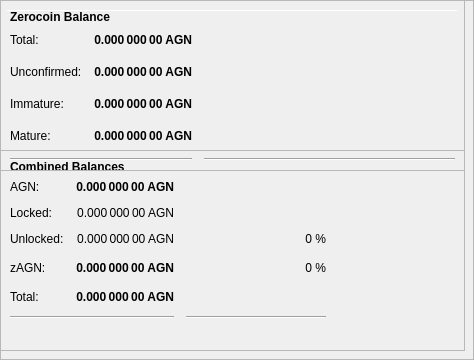
        <widget class="QFrame" name="frameObfuscation">
         <property name="minimumSize">
          <size>
           <width>0</width>
           <height>350</height>
          </size>
         </property>
         <property name="layoutDirection">
          <enum>Qt::LeftToRight</enum>
         </property>
         <property name="frameShape">
          <enum>QFrame::StyledPanel</enum>
         </property>
         <property name="frameShadow">
          <enum>QFrame::Raised</enum>
         </property>
         <widget class="QPushButton" name="runAutoDenom">
          <property name="geometry">
           <rect>
            <x>251</x>
            <y>17</y>
            <width>1</width>
            <height>1</height>
           </rect>
          </property>
          <property name="palette">
           <palette>
            <active>
             <colorrole role="WindowText">
              <brush brushstyle="SolidPattern">
               <color alpha="255">
                <red>0</red>
                <green>0</green>
                <blue>0</blue>
               </color>
              </brush>
             </colorrole>
             <colorrole role="Button">
              <brush brushstyle="SolidPattern">
               <color alpha="255">
                <red>239</red>
                <green>238</green>
                <blue>238</blue>
               </color>
              </brush>
             </colorrole>
             <colorrole role="Light">
              <brush brushstyle="SolidPattern">
               <color alpha="255">
                <red>255</red>
                <green>255</green>
                <blue>255</blue>
               </color>
              </brush>
             </colorrole>
             <colorrole role="Midlight">
              <brush brushstyle="SolidPattern">
               <color alpha="255">
                <red>247</red>
                <green>246</green>
                <blue>246</blue>
               </color>
              </brush>
             </colorrole>
             <colorrole role="Dark">
              <brush brushstyle="SolidPattern">
               <color alpha="255">
                <red>119</red>
                <green>119</green>
                <blue>119</blue>
               </color>
              </brush>
             </colorrole>
             <colorrole role="Mid">
              <brush brushstyle="SolidPattern">
               <color alpha="255">
                <red>159</red>
                <green>159</green>
                <blue>159</blue>
               </color>
              </brush>
             </colorrole>
             <colorrole role="Text">
              <brush brushstyle="SolidPattern">
               <color alpha="255">
                <red>0</red>
                <green>0</green>
                <blue>0</blue>
               </color>
              </brush>
             </colorrole>
             <colorrole role="BrightText">
              <brush brushstyle="SolidPattern">
               <color alpha="255">
                <red>255</red>
                <green>255</green>
                <blue>255</blue>
               </color>
              </brush>
             </colorrole>
             <colorrole role="ButtonText">
              <brush brushstyle="SolidPattern">
               <color alpha="255">
                <red>0</red>
                <green>0</green>
                <blue>0</blue>
               </color>
              </brush>
             </colorrole>
             <colorrole role="Base">
              <brush brushstyle="SolidPattern">
               <color alpha="255">
                <red>255</red>
                <green>255</green>
                <blue>255</blue>
               </color>
              </brush>
             </colorrole>
             <colorrole role="Window">
              <brush brushstyle="SolidPattern">
               <color alpha="255">
                <red>239</red>
                <green>238</green>
                <blue>238</blue>
               </color>
              </brush>
             </colorrole>
             <colorrole role="Shadow">
              <brush brushstyle="SolidPattern">
               <color alpha="255">
                <red>0</red>
                <green>0</green>
                <blue>0</blue>
               </color>
              </brush>
             </colorrole>
             <colorrole role="AlternateBase">
              <brush brushstyle="SolidPattern">
               <color alpha="255">
                <red>247</red>
                <green>246</green>
                <blue>246</blue>
               </color>
              </brush>
             </colorrole>
             <colorrole role="ToolTipBase">
              <brush brushstyle="SolidPattern">
               <color alpha="255">
                <red>255</red>
                <green>255</green>
                <blue>220</blue>
               </color>
              </brush>
             </colorrole>
             <colorrole role="ToolTipText">
              <brush brushstyle="SolidPattern">
               <color alpha="255">
                <red>0</red>
                <green>0</green>
                <blue>0</blue>
               </color>
              </brush>
             </colorrole>
            </active>
            <inactive>
             <colorrole role="WindowText">
              <brush brushstyle="SolidPattern">
               <color alpha="255">
                <red>0</red>
                <green>0</green>
                <blue>0</blue>
               </color>
              </brush>
             </colorrole>
             <colorrole role="Button">
              <brush brushstyle="SolidPattern">
               <color alpha="255">
                <red>239</red>
                <green>238</green>
                <blue>238</blue>
               </color>
              </brush>
             </colorrole>
             <colorrole role="Light">
              <brush brushstyle="SolidPattern">
               <color alpha="255">
                <red>255</red>
                <green>255</green>
                <blue>255</blue>
               </color>
              </brush>
             </colorrole>
             <colorrole role="Midlight">
              <brush brushstyle="SolidPattern">
               <color alpha="255">
                <red>247</red>
                <green>246</green>
                <blue>246</blue>
               </color>
              </brush>
             </colorrole>
             <colorrole role="Dark">
              <brush brushstyle="SolidPattern">
               <color alpha="255">
                <red>119</red>
                <green>119</green>
                <blue>119</blue>
               </color>
              </brush>
             </colorrole>
             <colorrole role="Mid">
              <brush brushstyle="SolidPattern">
               <color alpha="255">
                <red>159</red>
                <green>159</green>
                <blue>159</blue>
               </color>
              </brush>
             </colorrole>
             <colorrole role="Text">
              <brush brushstyle="SolidPattern">
               <color alpha="255">
                <red>0</red>
                <green>0</green>
                <blue>0</blue>
               </color>
              </brush>
             </colorrole>
             <colorrole role="BrightText">
              <brush brushstyle="SolidPattern">
               <color alpha="255">
                <red>255</red>
                <green>255</green>
                <blue>255</blue>
               </color>
              </brush>
             </colorrole>
             <colorrole role="ButtonText">
              <brush brushstyle="SolidPattern">
               <color alpha="255">
                <red>0</red>
                <green>0</green>
                <blue>0</blue>
               </color>
              </brush>
             </colorrole>
             <colorrole role="Base">
              <brush brushstyle="SolidPattern">
               <color alpha="255">
                <red>255</red>
                <green>255</green>
                <blue>255</blue>
               </color>
              </brush>
             </colorrole>
             <colorrole role="Window">
              <brush brushstyle="SolidPattern">
               <color alpha="255">
                <red>239</red>
                <green>238</green>
                <blue>238</blue>
               </color>
              </brush>
             </colorrole>
             <colorrole role="Shadow">
              <brush brushstyle="SolidPattern">
               <color alpha="255">
                <red>0</red>
                <green>0</green>
                <blue>0</blue>
               </color>
              </brush>
             </colorrole>
             <colorrole role="AlternateBase">
              <brush brushstyle="SolidPattern">
               <color alpha="255">
                <red>247</red>
                <green>246</green>
                <blue>246</blue>
               </color>
              </brush>
             </colorrole>
             <colorrole role="ToolTipBase">
              <brush brushstyle="SolidPattern">
               <color alpha="255">
                <red>255</red>
                <green>255</green>
                <blue>220</blue>
               </color>
              </brush>
             </colorrole>
             <colorrole role="ToolTipText">
              <brush brushstyle="SolidPattern">
               <color alpha="255">
                <red>0</red>
                <green>0</green>
                <blue>0</blue>
               </color>
              </brush>
             </colorrole>
            </inactive>
            <disabled>
             <colorrole role="WindowText">
              <brush brushstyle="SolidPattern">
               <color alpha="255">
                <red>119</red>
                <green>119</green>
                <blue>119</blue>
               </color>
              </brush>
             </colorrole>
             <colorrole role="Button">
              <brush brushstyle="SolidPattern">
               <color alpha="255">
                <red>239</red>
                <green>238</green>
                <blue>238</blue>
               </color>
              </brush>
             </colorrole>
             <colorrole role="Light">
              <brush brushstyle="SolidPattern">
               <color alpha="255">
                <red>255</red>
                <green>255</green>
                <blue>255</blue>
               </color>
              </brush>
             </colorrole>
             <colorrole role="Midlight">
              <brush brushstyle="SolidPattern">
               <color alpha="255">
                <red>247</red>
                <green>246</green>
                <blue>246</blue>
               </color>
              </brush>
             </colorrole>
             <colorrole role="Dark">
              <brush brushstyle="SolidPattern">
               <color alpha="255">
                <red>119</red>
                <green>119</green>
                <blue>119</blue>
               </color>
              </brush>
             </colorrole>
             <colorrole role="Mid">
              <brush brushstyle="SolidPattern">
               <color alpha="255">
                <red>159</red>
                <green>159</green>
                <blue>159</blue>
               </color>
              </brush>
             </colorrole>
             <colorrole role="Text">
              <brush brushstyle="SolidPattern">
               <color alpha="255">
                <red>119</red>
                <green>119</green>
                <blue>119</blue>
               </color>
              </brush>
             </colorrole>
             <colorrole role="BrightText">
              <brush brushstyle="SolidPattern">
               <color alpha="255">
                <red>255</red>
                <green>255</green>
                <blue>255</blue>
               </color>
              </brush>
             </colorrole>
             <colorrole role="ButtonText">
              <brush brushstyle="SolidPattern">
               <color alpha="255">
                <red>119</red>
                <green>119</green>
                <blue>119</blue>
               </color>
              </brush>
             </colorrole>
             <colorrole role="Base">
              <brush brushstyle="SolidPattern">
               <color alpha="255">
                <red>239</red>
                <green>238</green>
                <blue>238</blue>
               </color>
              </brush>
             </colorrole>
             <colorrole role="Window">
              <brush brushstyle="SolidPattern">
               <color alpha="255">
                <red>239</red>
                <green>238</green>
                <blue>238</blue>
               </color>
              </brush>
             </colorrole>
             <colorrole role="Shadow">
              <brush brushstyle="SolidPattern">
               <color alpha="255">
                <red>0</red>
                <green>0</green>
                <blue>0</blue>
               </color>
              </brush>
             </colorrole>
             <colorrole role="AlternateBase">
              <brush brushstyle="SolidPattern">
               <color alpha="255">
                <red>239</red>
                <green>238</green>
                <blue>238</blue>
               </color>
              </brush>
             </colorrole>
             <colorrole role="ToolTipBase">
              <brush brushstyle="SolidPattern">
               <color alpha="255">
                <red>255</red>
                <green>255</green>
                <blue>220</blue>
               </color>
              </brush>
             </colorrole>
             <colorrole role="ToolTipText">
              <brush brushstyle="SolidPattern">
               <color alpha="255">
                <red>0</red>
                <green>0</green>
                <blue>0</blue>
               </color>
              </brush>
             </colorrole>
            </disabled>
           </palette>
          </property>
          <property name="focusPolicy">
           <enum>Qt::NoFocus</enum>
          </property>
          <property name="autoFillBackground">
           <bool>true</bool>
          </property>
          <property name="text">
           <string/>
          </property>
          <property name="flat">
           <bool>true</bool>
          </property>
         </widget>
         <widget class="Line" name="line">
          <property name="geometry">
           <rect>
            <x>7</x>
            <y>10</y>
            <width>451</width>
            <height>1</height>
           </rect>
          </property>
          <property name="orientation">
           <enum>Qt::Horizontal</enum>
          </property>
         </widget>
         <widget class="QFrame" name="frame_3">
          <property name="geometry">
           <rect>
            <x>0</x>
            <y>150</y>
            <width>465</width>
            <height>201</height>
           </rect>
          </property>
          <property name="frameShape">
           <enum>QFrame::StyledPanel</enum>
          </property>
          <property name="frameShadow">
           <enum>QFrame::Raised</enum>
          </property>
          <layout class="QVBoxLayout" name="verticalLayout_5">
           <item>
            <layout class="QHBoxLayout" name="horizontalLayout_5" stretch="0">
             <item>
              <widget class="QLabel" name="label_5z">
               <property name="maximumSize">
                <size>
                 <width>16777215</width>
                 <height>20</height>
                </size>
               </property>
               <property name="font">
                <font>
                 <weight>75</weight>
                 <bold>true</bold>
                </font>
               </property>
               <property name="toolTip">
                <string>Combined Balances (including unconfirmed and immature coins)</string>
               </property>
               <property name="text">
                <string>&lt;html&gt;&lt;head/&gt;&lt;body&gt;&lt;p&gt;Combined Balances&lt;/p&gt;&lt;/body&gt;&lt;/html&gt;</string>
               </property>
              </widget>
             </item>
            </layout>
           </item>
           <item>
            <layout class="QGridLayout" name="gridLayout_3">
             <property name="spacing">
              <number>12</number>
             </property>
             <item row="7" column="0" colspan="2">
              <widget class="Line" name="lineSpendableBalance_3">
               <property name="orientation">
                <enum>Qt::Horizontal</enum>
               </property>
              </widget>
             </item>
             <item row="7" column="2">
              <widget class="Line" name="lineWatchBalance_3">
               <property name="sizePolicy">
                <sizepolicy hsizetype="Preferred" vsizetype="Fixed">
                 <horstretch>0</horstretch>
                 <verstretch>0</verstretch>
                </sizepolicy>
               </property>
               <property name="minimumSize">
                <size>
                 <width>140</width>
                 <height>0</height>
                </size>
               </property>
               <property name="orientation">
                <enum>Qt::Horizontal</enum>
               </property>
              </widget>
             </item>
             <item row="4" column="1">
              <widget class="QLabel" name="labelzBalancez">
               <property name="font">
                <font>
                 <weight>75</weight>
                 <bold>true</bold>
                </font>
               </property>
               <property name="cursor">
                <cursorShape>IBeamCursor</cursorShape>
               </property>
               <property name="toolTip">
                <string>Total of transactions that have yet to be confirmed, and do not yet count toward the spendable balance</string>
               </property>
               <property name="text">
                <string notr="true">0.000 000 00 AGN</string>
               </property>
               <property name="alignment">
                <set>Qt::AlignRight|Qt::AlignTrailing|Qt::AlignVCenter</set>
               </property>
               <property name="textInteractionFlags">
                <set>Qt::LinksAccessibleByMouse|Qt::TextSelectableByKeyboard|Qt::TextSelectableByMouse</set>
               </property>
              </widget>
             </item>
             <item row="6" column="1">
              <widget class="QLabel" name="labelTotalz">
               <property name="font">
                <font>
                 <weight>75</weight>
                 <bold>true</bold>
                </font>
               </property>
               <property name="cursor">
                <cursorShape>IBeamCursor</cursorShape>
               </property>
               <property name="toolTip">
                <string>Total Balance, including unconfirmed and immature coins.</string>
               </property>
               <property name="text">
                <string notr="true">0.000 000 00 AGN</string>
               </property>
               <property name="alignment">
                <set>Qt::AlignRight|Qt::AlignTrailing|Qt::AlignVCenter</set>
               </property>
               <property name="textInteractionFlags">
                <set>Qt::LinksAccessibleByMouse|Qt::TextSelectableByKeyboard|Qt::TextSelectableByMouse</set>
               </property>
              </widget>
             </item>
             <item row="4" column="3">
              <spacer name="horizontalSpacer_6">
               <property name="orientation">
                <enum>Qt::Horizontal</enum>
               </property>
               <property name="sizeHint" stdset="0">
                <size>
                 <width>40</width>
                 <height>20</height>
                </size>
               </property>
              </spacer>
             </item>
             <item row="6" column="0">
              <widget class="QLabel" name="labelTotalTextz">
               <property name="text">
                <string>Total:</string>
               </property>
              </widget>
             </item>
             <item row="1" column="0">
              <widget class="QLabel" name="labelBalanceTextz">
               <property name="text">
                <string>AGN:</string>
               </property>
              </widget>
             </item>
             <item row="1" column="1">
              <widget class="QLabel" name="labelBalancez">
               <property name="font">
                <font>
                 <weight>75</weight>
                 <bold>true</bold>
                </font>
               </property>
               <property name="cursor">
                <cursorShape>IBeamCursor</cursorShape>
               </property>
               <property name="toolTip">
                <string>Your current spendable balance</string>
               </property>
               <property name="text">
                <string notr="true">0.000 000 00 AGN</string>
               </property>
               <property name="alignment">
                <set>Qt::AlignRight|Qt::AlignTrailing|Qt::AlignVCenter</set>
               </property>
               <property name="textInteractionFlags">
                <set>Qt::LinksAccessibleByMouse|Qt::TextSelectableByKeyboard|Qt::TextSelectableByMouse</set>
               </property>
              </widget>
             </item>
             <item row="4" column="0">
              <widget class="QLabel" name="labelzBalanceTextz">
               <property name="toolTip">
                <string/>
               </property>
               <property name="text">
                <string>zAGN:</string>
               </property>
              </widget>
             </item>
             <item row="4" column="2">
              <widget class="QLabel" name="labelzAGNPercent">
               <property name="toolTip">
                <string>Current percentage of zAGN.
If AutoMint is enabled this percentage will settle around the configured AutoMint percentage (default = 10%)</string>
               </property>
               <property name="text">
                <string>0 %</string>
               </property>
               <property name="alignment">
                <set>Qt::AlignRight|Qt::AlignTrailing|Qt::AlignVCenter</set>
               </property>
              </widget>
             </item>
             <item row="6" column="2">
              <widget class="QLabel" name="label100Percent">
               <property name="text">
                <string/>
               </property>
               <property name="alignment">
                <set>Qt::AlignRight|Qt::AlignTrailing|Qt::AlignVCenter</set>
               </property>
              </widget>
             </item>
             <item row="2" column="1">
              <widget class="QLabel" name="labelLockedBalance">
               <property name="toolTip">
                <string>Locked AGN or Masternode collaterals. These are excluded from zAGN minting.</string>
               </property>
               <property name="text">
                <string>0.000 000 00 AGN</string>
               </property>
               <property name="alignment">
                <set>Qt::AlignRight|Qt::AlignTrailing|Qt::AlignVCenter</set>
               </property>
              </widget>
             </item>
             <item row="2" column="0">
              <widget class="QLabel" name="labelLockedBalanceText">
               <property name="toolTip">
                <string>Locked AGN or Masternode collaterals. These are excluded from zAGN minting.</string>
               </property>
               <property name="text">
                <string>Locked:</string>
               </property>
              </widget>
             </item>
             <item row="3" column="0">
              <widget class="QLabel" name="labelUnLockedBalanceText">
               <property name="toolTip">
                <string>Unlocked AGNs. These can be used for zAGN minting.</string>
               </property>
               <property name="text">
                <string>Unlocked:</string>
               </property>
              </widget>
             </item>
             <item row="3" column="1">
              <widget class="QLabel" name="labelUnLockedBalance">
               <property name="toolTip">
                <string>Unlocked AGNs. These can be used for zAGN minting.</string>
               </property>
               <property name="text">
                <string>0.000 000 00 AGN</string>
               </property>
               <property name="alignment">
                <set>Qt::AlignRight|Qt::AlignTrailing|Qt::AlignVCenter</set>
               </property>
              </widget>
             </item>
             <item row="3" column="2">
              <widget class="QLabel" name="labelAGNPercent">
               <property name="text">
                <string>0 %</string>
               </property>
               <property name="alignment">
                <set>Qt::AlignRight|Qt::AlignTrailing|Qt::AlignVCenter</set>
               </property>
              </widget>
             </item>
            </layout>
           </item>
           <item>
            <spacer name="verticalSpacer">
             <property name="orientation">
              <enum>Qt::Vertical</enum>
             </property>
             <property name="sizeHint" stdset="0">
              <size>
               <width>20</width>
               <height>40</height>
              </size>
             </property>
            </spacer>
           </item>
          </layout>
         </widget>
         <widget class="QFrame" name="frame_4">
          <property name="geometry">
           <rect>
            <x>0</x>
            <y>0</y>
            <width>465</width>
            <height>171</height>
           </rect>
          </property>
          <property name="frameShape">
           <enum>QFrame::StyledPanel</enum>
          </property>
          <property name="frameShadow">
           <enum>QFrame::Raised</enum>
          </property>
          <layout class="QVBoxLayout" name="verticalLayout_7">
           <item>
            <layout class="QHBoxLayout" name="horizontalLayout_8" stretch="0">
             <item>
              <widget class="QLabel" name="label_5z_3">
               <property name="maximumSize">
                <size>
                 <width>16777215</width>
                 <height>20</height>
                </size>
               </property>
               <property name="font">
                <font>
                 <weight>75</weight>
                 <bold>true</bold>
                </font>
               </property>
               <property name="text">
                <string>Zerocoin Balance</string>
               </property>
              </widget>
             </item>
            </layout>
           </item>
           <item>
            <layout class="QGridLayout" name="gridLayout_5">
             <property name="spacing">
              <number>12</number>
             </property>
             <item row="4" column="0">
              <widget class="QLabel" name="labelzBalanceMatureText">
               <property name="toolTip">
                <string>Mature: more than 20 confirmation and more than 3 mints of the same denomination after it was minted.
These zAGN are spendable.</string>
               </property>
               <property name="text">
                <string>Mature:</string>
               </property>
              </widget>
             </item>
             <item row="5" column="0" colspan="2">
              <widget class="Line" name="lineSpendableBalance_5">
               <property name="orientation">
                <enum>Qt::Horizontal</enum>
               </property>
              </widget>
             </item>
             <item row="1" column="1">
              <widget class="QLabel" name="labelzBalance">
               <property name="font">
                <font>
                 <weight>75</weight>
                 <bold>true</bold>
                </font>
               </property>
               <property name="cursor">
                <cursorShape>IBeamCursor</cursorShape>
               </property>
               <property name="toolTip">
                <string>All available zAGN, unconfirmed and immature zAGN included.</string>
               </property>
               <property name="text">
                <string notr="true">0.000 000 00 AGN</string>
               </property>
               <property name="alignment">
                <set>Qt::AlignRight|Qt::AlignTrailing|Qt::AlignVCenter</set>
               </property>
               <property name="textInteractionFlags">
                <set>Qt::LinksAccessibleByMouse|Qt::TextSelectableByKeyboard|Qt::TextSelectableByMouse</set>
               </property>
              </widget>
             </item>
             <item row="5" column="2">
              <widget class="Line" name="lineWatchBalance_5">
               <property name="sizePolicy">
                <sizepolicy hsizetype="Preferred" vsizetype="Fixed">
                 <horstretch>0</horstretch>
                 <verstretch>0</verstretch>
                </sizepolicy>
               </property>
               <property name="minimumSize">
                <size>
                 <width>140</width>
                 <height>0</height>
                </size>
               </property>
               <property name="orientation">
                <enum>Qt::Horizontal</enum>
               </property>
              </widget>
             </item>
             <item row="1" column="0">
              <widget class="QLabel" name="labelzBalanceText">
               <property name="toolTip">
                <string>All available zAGN, unconfirmed and immature zAGN included.</string>
               </property>
               <property name="text">
                <string>Total:</string>
               </property>
              </widget>
             </item>
             <item row="1" column="2">
              <spacer name="horizontalSpacer_8">
               <property name="orientation">
                <enum>Qt::Horizontal</enum>
               </property>
               <property name="sizeHint" stdset="0">
                <size>
                 <width>40</width>
                 <height>20</height>
                </size>
               </property>
              </spacer>
             </item>
             <item row="4" column="2">
              <spacer name="horizontalSpacer_4">
               <property name="orientation">
                <enum>Qt::Horizontal</enum>
               </property>
               <property name="sizeHint" stdset="0">
                <size>
                 <width>40</width>
                 <height>20</height>
                </size>
               </property>
              </spacer>
             </item>
             <item row="4" column="1">
              <widget class="QLabel" name="labelzBalanceMature">
               <property name="font">
                <font>
                 <weight>75</weight>
                 <bold>true</bold>
                </font>
               </property>
               <property name="toolTip">
                <string>Mature: more than 20 confirmation and more than 3 mints of the same denomination after it was minted.
These zAGN are spendable.</string>
               </property>
               <property name="text">
                <string>0.000 000 00 AGN</string>
               </property>
               <property name="alignment">
                <set>Qt::AlignRight|Qt::AlignTrailing|Qt::AlignVCenter</set>
               </property>
              </widget>
             </item>
             <item row="2" column="0">
              <widget class="QLabel" name="labelzBalanceUnconfirmedText">
               <property name="toolTip">
                <string>Unconfirmed: less than 20 confirmations
Immature: confirmed, but less than 3 mints of the same denomination after it was minted</string>
               </property>
               <property name="text">
                <string>Unconfirmed:</string>
               </property>
              </widget>
             </item>
             <item row="2" column="1">
              <widget class="QLabel" name="labelzBalanceUnconfirmed">
               <property name="font">
                <font>
                 <weight>75</weight>
                 <bold>true</bold>
                </font>
               </property>
               <property name="toolTip">
                <string>Unconfirmed: less than 20 confirmations
Immature: confirmed, but less than 3 mints of the same denomination after it was minted</string>
               </property>
               <property name="text">
                <string>0.000 000 00 AGN</string>
               </property>
               <property name="alignment">
                <set>Qt::AlignRight|Qt::AlignTrailing|Qt::AlignVCenter</set>
               </property>
              </widget>
             </item>
             <item row="2" column="2">
              <spacer name="horizontalSpacer_5">
               <property name="orientation">
                <enum>Qt::Horizontal</enum>
               </property>
               <property name="sizeHint" stdset="0">
                <size>
                 <width>40</width>
                 <height>20</height>
                </size>
               </property>
              </spacer>
             </item>
             <item row="3" column="0">
              <widget class="QLabel" name="labelzBalanceImmatureText">
               <property name="toolTip">
                <string>Unconfirmed: less than 20 confirmations
Immature: confirmed, but less than 3 mints of the same denomination after it was minted</string>
               </property>
               <property name="text">
                <string>Immature:</string>
               </property>
              </widget>
             </item>
             <item row="3" column="1">
              <widget class="QLabel" name="labelzBalanceImmature">
               <property name="font">
                <font>
                 <weight>75</weight>
                 <bold>true</bold>
                </font>
               </property>
               <property name="toolTip">
                <string>Unconfirmed: less than 20 confirmations
Immature: confirmed, but less than 3 mints of the same denomination after it was minted</string>
               </property>
               <property name="text">
                <string>0.000 000 00 AGN</string>
               </property>
               <property name="alignment">
                <set>Qt::AlignRight|Qt::AlignTrailing|Qt::AlignVCenter</set>
               </property>
              </widget>
             </item>
             <item row="3" column="2">
              <spacer name="horizontalSpacer_7">
               <property name="orientation">
                <enum>Qt::Horizontal</enum>
               </property>
               <property name="sizeHint" stdset="0">
                <size>
                 <width>40</width>
                 <height>20</height>
                </size>
               </property>
              </spacer>
             </item>
            </layout>
           </item>
          </layout>
         </widget>
        </widget>
